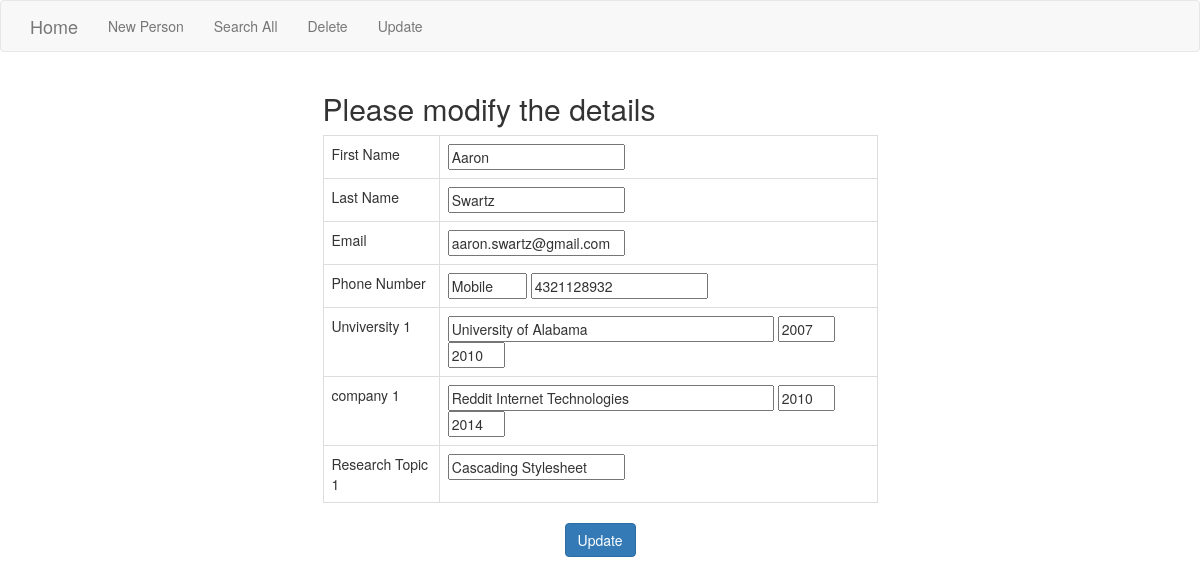
Page /update.php?id=20 on the committed database.
### tables this page shows
CREATE TABLE `person` (
  `person_id` int(11) NOT NULL AUTO_INCREMENT,
  `first_name` varchar(45) NOT NULL,
  `last_name` varchar(45) NOT NULL,
  `email` varchar(45) NOT NULL,
  PRIMARY KEY (`person_id`)
);

CREATE TABLE `phone` (
  `fk_person_id` int(11) NOT NULL,
  `type` varchar(45) NOT NULL,
  `number` varchar(45) NOT NULL,
  KEY `fk_number_person_idx` (`fk_person_id`),
  CONSTRAINT `fk_number_person` FOREIGN KEY (`fk_person_id`) REFERENCES `person` (`person_id`) ON DELETE CASCADE ON UPDATE CASCADE
);

CREATE TABLE `university` (
  `fk_person_id` int(11) NOT NULL,
  `name` varchar(45) NOT NULL,
  `start` varchar(45) NOT NULL,
  `end` varchar(45) NOT NULL,
  KEY `fk_university_person_idx` (`fk_person_id`),
  CONSTRAINT `fk_university_person` FOREIGN KEY (`fk_person_id`) REFERENCES `person` (`person_id`) ON DELETE CASCADE ON UPDATE CASCADE
);

CREATE TABLE `employment` (
  `fk_person_id` int(11) NOT NULL,
  `name` varchar(45) NOT NULL,
  `start` varchar(45) NOT NULL,
  `end` varchar(45) NOT NULL,
  KEY `fk_employment_person_idx` (`fk_person_id`),
  CONSTRAINT `fk_employment_person` FOREIGN KEY (`fk_person_id`) REFERENCES `person` (`person_id`) ON DELETE CASCADE ON UPDATE CASCADE
);

CREATE TABLE `topic` (
  `fk_person_id` int(11) NOT NULL,
  `name` varchar(45) NOT NULL,
  KEY `fk_topic_person_idx` (`fk_person_id`),
  CONSTRAINT `fk_topic_person` FOREIGN KEY (`fk_person_id`) REFERENCES `person` (`person_id`) ON DELETE CASCADE ON UPDATE CASCADE
);

### update.php (the view, shortened to what this page needs)
<?php include('header.php'); ?>
<div class="container">
<?php
  require "config.php";
  $person_id = $_GET["id"];
      $sql = "select person_id, first_name, last_name, email from person
      WHERE person_id='" .$person_id. "';";
      $temp = 'SET sql_mode = \'\'';
      $conn->query($temp);
      $result = $conn->query($sql);
      $row = $result->fetch_assoc();
      $first_name = $row["first_name"];
      $last_name = $row["last_name"];
      $email = $row["email"];
?>
<div class="row">
  <div class="col-md-6 col-md-offset-3">
    <h2>Please modify the details</h2>
    <form role="form" method="post" action="update_confirmation.php">
      <table class="table table-bordered">
        <tbody>
          <tr>
            <td>First Name</td>
            <td>
              <input type="text" name="first_name" value= "<?php echo $first_name; ?>" />
            </td>
          </tr>
          <tr>
            <td>Last Name</td>
            <td>
              <input type="text" name="last_name" value= "<?php echo $last_name; ?>" />
            </td>
          </tr>
          <tr>
            <td>Email</td>
            <td>
              <input type="text" name="email" value= "<?php echo $email; ?>" />
            </td>
          </tr>
          <?php
          $sql = "select type, number from phone
          WHERE fk_person_id='" .$person_id. "';";
          $temp = 'SET sql_mode = \'\'';
          $conn->query($temp);
          $result = $conn->query($sql);
          $counter = 1;
          while($row = $result->fetch_assoc()) {
            $number = $row["number"];
            $type = $row["type"];
            echo "<tr>
              <td>Phone Number</td>
              <td>
                <input type=\"text\" size=\"7\" name=\"phone_type".$counter."\" value= \"".$type."\" />
                <input type=\"text\" name=\"phone_number".$counter."\" value= \"".$number."\" />
              </td>
            </tr>";
            $counter++;
          }
          ?>
          <?php
          $sql = "select name, start, end from university
          WHERE fk_person_id='" .$person_id. "';";
          $temp = 'SET sql_mode = \'\'';
          $conn->query($temp);
          $result = $conn->query($sql);
          $counter = 1;
          while($row = $result->fetch_assoc()) {
            $name = $row["name"];
            $start = $row["start"];
            $end = $row["end"];
            echo "<tr>
              <td>Unviversity ".$counter."</td>
              <td>
                <input type=\"text\" size=\"40\" name=\"university".$counter."\" value= \"".$name."\" />
                <input type=\"text\" size=\"4\" name=\"university_start".$counter."\" value= \"".$start."\" />
                <input type=\"text\" size=\"4\" name=\"university_end".$counter."\" value= \"".$end."\" />
              </td>
            </tr>";
            $counter++;
          }
          ?>
          <?php
          $sql = "select name, start, end from employment
          WHERE fk_person_id='" .$person_id. "';";
          $temp = 'SET sql_mode = \'\'';
          $conn->query($temp);
          $result = $conn->query($sql);
          $counter = 1;
          while($row = $result->fetch_assoc()) {
            $name = $row["name"];
            $start = $row["start"];
            $end = $row["end"];
            echo "<tr>
              <td>company ".$counter."</td>
              <td>
                <input type=\"text\" size=\"40\" name=\"company".$counter."\" value= \"".$name."\" />
                <input type=\"text\" size=\"4\" name=\"company_start".$counter."\" value= \"".$start."\" />
                <input type=\"text\" size=\"4\" name=\"company_end".$counter."\" value= \"".$end."\" />
              </td>
            </tr>";
            $counter++;
          }
          ?>
          <?php
          $sql = "select name from topic
          WHERE fk_person_id='" .$person_id. "';";
          $temp = 'SET sql_mode = \'\'';
          $conn->query($temp);
          $result = $conn->query($sql);
          $counter = 1;
          while($row = $result->fetch_assoc()) {
            $name = $row["name"];
            echo "<tr>
              <td>Research Topic ".$counter."</td>
              <td>
                <input type=\"text\" name=\"topic".$counter."\" value= \"".$name."\" />
              </td>
            </tr>";
            $counter++;
          }
          ?>
        </tbody>
      </table>
      <center><input id="submit" name="submit" type="submit" value="Update" class="btn btn-primary"/><center>
      </form>
    </div>
</div>
</div>

### rows in the picture
person: first_name "Aaron", last_name "Swartz", email "aaron.swartz@gmail.com"
phone: phone_type1 "Mobile", phone_number1 "4321128932"
university: university1 "University of Alabama", university_start1 "2007", university_end1 "2010"
employment: company1 "Reddit Internet Technologies", company_start1 "2010", company_end1 "2014"
topic: topic1 "Cascading Stylesheet"
